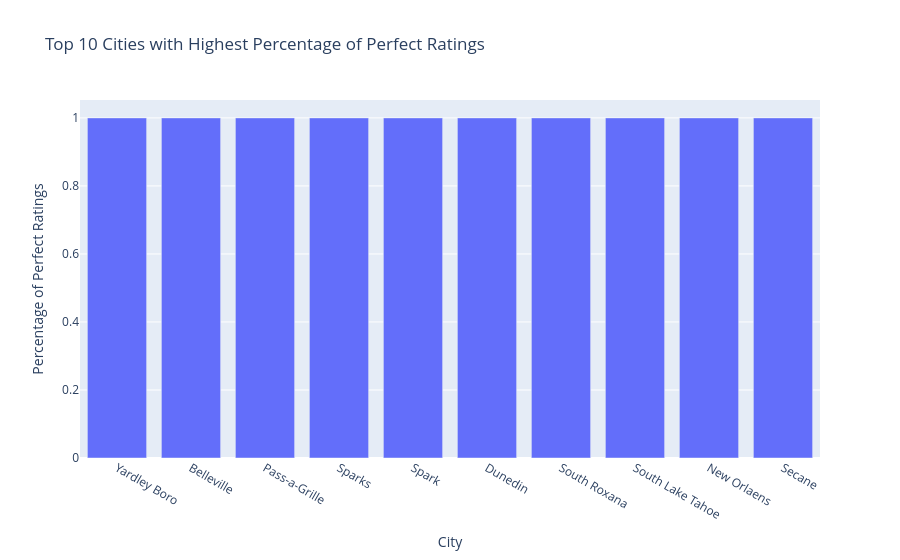

The cell this chart's notebook holds for it:
### Code cell
# plot top 10 cities with highest pct_5stars
top_5stars = bus_city.sort_values(by='pct_5stars', ascending=False).head(10)
fig = px.bar(
    top_5stars,
    x='city',
    y='pct_5stars',
    title='Top 10 Cities with Highest Percentage of Perfect Ratings',
    labels={
        'city': 'City',
        'pct_5stars': 'Percentage of Perfect Ratings'
    },
    hover_data={'city': True, 'pct_5stars': ':.2%'}, # Format hover data as percentage
    color_discrete_sequence=px.colors.qualitative.Plotly # Use a nice color sequence
)
fig.update_layout(xaxis_title='City', yaxis_title='Percentage of Perfect Ratings')
fig.show()

### Figure 1 — Plotly figure (JSON) as saved in the notebook; plotly's stock layout.template omitted (floating-point values rounded to 4 significant figures)
{"data": [{"hovertemplate": "City=%{x}<br>Percentage of Perfect Ratings=%{y:.2%}<extra></extra>", "legendgroup": "", "marker": {"color": "#636EFA", "pattern": {"shape": ""}}, "name": "", "orientation": "v", "showlegend": false, "textposition": "auto", "type": "bar", "x": ["Yardley Boro", "Belleville ", "Pass-a-Grille", "Sparks ", "Spark", "Dunedin ", "South Roxana", "South Lake Tahoe", "New Orlaens", "Secane "], "xaxis": "x", "y": [1.0, 1.0, 1.0, 1.0, 1.0, 1.0, 1.0, 1.0, 1.0, 1.0], "yaxis": "y"}], "layout": {"barmode": "relative", "legend": {"tracegroupgap": 0}, "title": {"text": "Top 10 Cities with Highest Percentage of Perfect Ratings"}, "xaxis": {"anchor": "y", "domain": [0, 1], "title": {"text": "City"}}, "yaxis": {"anchor": "x", "domain": [0, 1], "title": {"text": "Percentage of Perfect Ratings"}}}}
